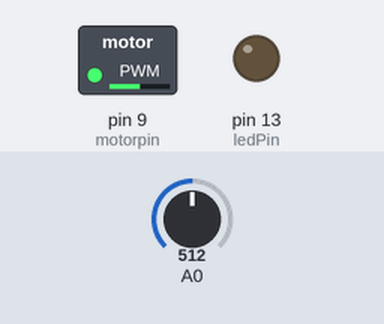
Bench run of a sketch on a simulated Arduino Uno, built with avr-gcc and run on an emulated ATmega328P. Parts: switched loads named in the sketch (green lamp = pin HIGH), output pins drawn as LEDs (lit = HIGH). Inputs (shaded band) come from the test bench; at power-on: A0 = 512.

Above: at 1.2 s.
1.3 s: A0 set to 716
At 1.9 s:
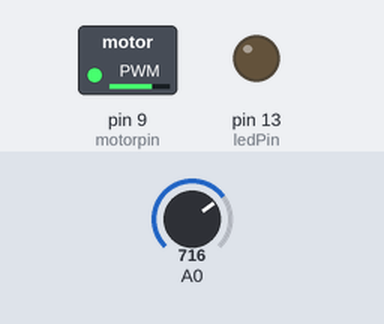
2.8 s: A0 set to 900
At 4.0 s:
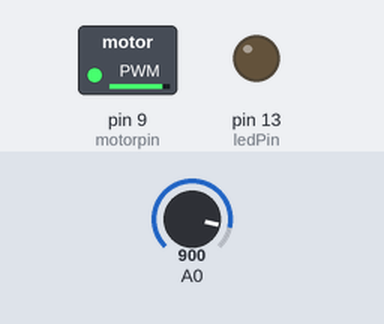
4.3 s: A0 set to 245
At 5.4 s:
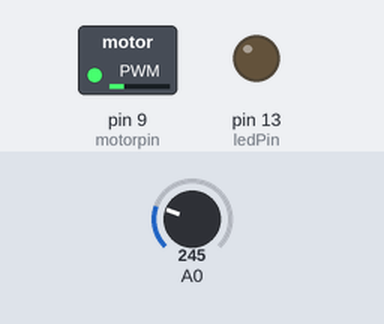
5.8 s: A0 set to 0
At 6.5 s:
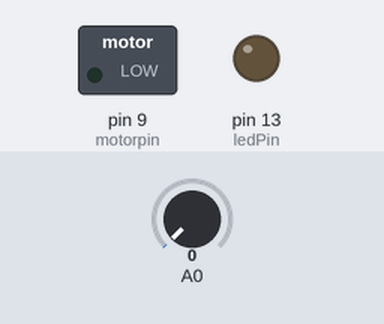
Timing chart, 0 to 8.3 s (numbered marks = the images above; inputs shaded):
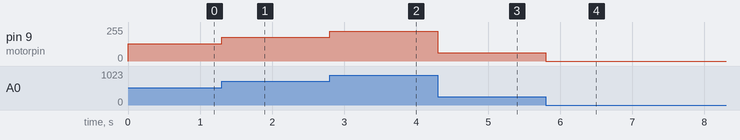

The sketch:

moscontrol.ino
```cpp
/*
Adafruit Arduino - Lesson 3. RGB LED
*/
int motorpin = 9;
int mspeed = 0;
int mstep = 15;
int potPin = 2;
int ledPin=13;
int val=0;

void setup()
{
  pinMode(motorpin, OUTPUT);
  pinMode(ledPin, OUTPUT);
  Serial.begin(9600);

}

void loop()
{
  val = analogRead(A0);
  //digitalWrite(ledPin, HIGH);
  //delay(val);
  //digitalWrite(ledPin, LOW);
  //delay(val);
  //Serial.print("Val: ");
  //  Serial.println(val);// print mSpeed value on Serial monitor (click on Tools->Serial Monitor)
analogWrite(motorpin, mspeed);// send peed value to motor
  //  Serial.print("Speed: ");
  //  Serial.println(mspeed);// print mSpeed value on Serial monitor (click on Tools->Serial Monitor)
  mspeed = (int)(float)(val)/4.0;
  // See video you for details.
  if (mspeed < 0 ) {
    mstep = 0;
  }
  else if(mspeed > 255)
  {
    mspeed = 255;
  }

//delay(20);
}
```

Measured:
- after the input at 1.3 s, pin 9 (motorpin): 128/255 → 179/255 at once
- after the input at 2.8 s, pin 9 (motorpin): 179/255 → 225/255 at once
- after the input at 4.3 s, pin 9 (motorpin): 225/255 → 61/255 at once
- after the input at 5.8 s, pin 9 (motorpin): 61/255 → 0/255 at once
